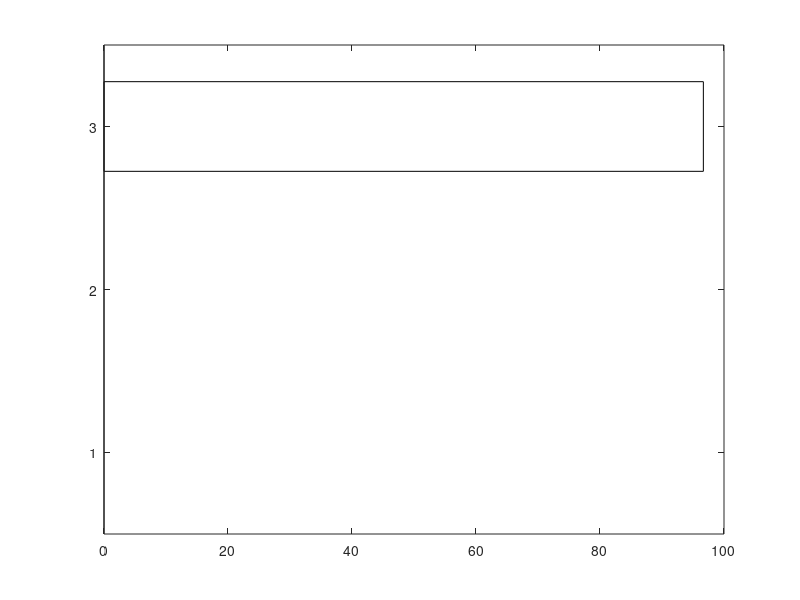

Here is the MATLAB script that generated this plot: (Note: this script raises an error after producing the figure.)
%% create_results_barchart.m
% Creates a clean, poster-ready HORIZONTAL bar chart of your final
% results (GAR, FAR) and saves it as a high-resolution PNG.

clear; clc;

%% ---------------- YOUR RESULTS ----------------
% each label is its own line - horizontal bars handle long text cleanly
categoryLabels = {'False Accept Rate' newline '(unauthorized)', ...
                   'False Accept Rate' newline '(authorized cross)', ...
                   'Genuine Accept Rate' newline '(GAR)'};
values = [0.00, 0.00, 96.67];  % reversed order so GAR appears at TOP of chart

%% ---------------- CREATE FIGURE ----------------
fig = figure('Color', 'white', 'Position', [100 100 900 500]);

barColors = [0.75 0.20 0.20;   % red - FAR (unauthorized)
             0.75 0.20 0.20;   % red - FAR (authorized cross)
             0.20 0.55 0.30];  % green - GAR

b = barh(values, 0.55, 'FaceColor', 'flat');
for i = 1:numel(values)
    b.CData(i,:) = barColors(i,:);
end

xlim([0 110]);
xlabel('Percentage (%)', 'FontSize', 14, 'FontWeight', 'bold');

set(gca, 'YTickLabel', categoryLabels, 'FontSize', 13, 'FontWeight', 'bold');

title('Iris-Based Fuzzy Vault: Final Performance', 'FontSize', 17, 'FontWeight', 'bold');
subtitle('30 Authorized Users | 10,890 Impostor Attempts Tested', 'FontSize', 11, 'FontAngle', 'italic');

grid on;
ax = gca;
ax.XGrid = 'on';
ax.YGrid = 'off';
box off;
ax.FontSize = 12;

% add value labels at the end of each bar
for i = 1:numel(values)
    text(values(i) + 2, i, sprintf('%.2f%%', values(i)), ...
        'VerticalAlignment', 'middle', 'FontSize', 14, 'FontWeight', 'bold');
end

%% ---------------- SAVE HIGH-RESOLUTION PNG ----------------
exportgraphics(fig, 'results_barchart.png', 'Resolution', 300);
fprintf('Saved results_barchart.png (300 DPI, ready for poster use)\n');
